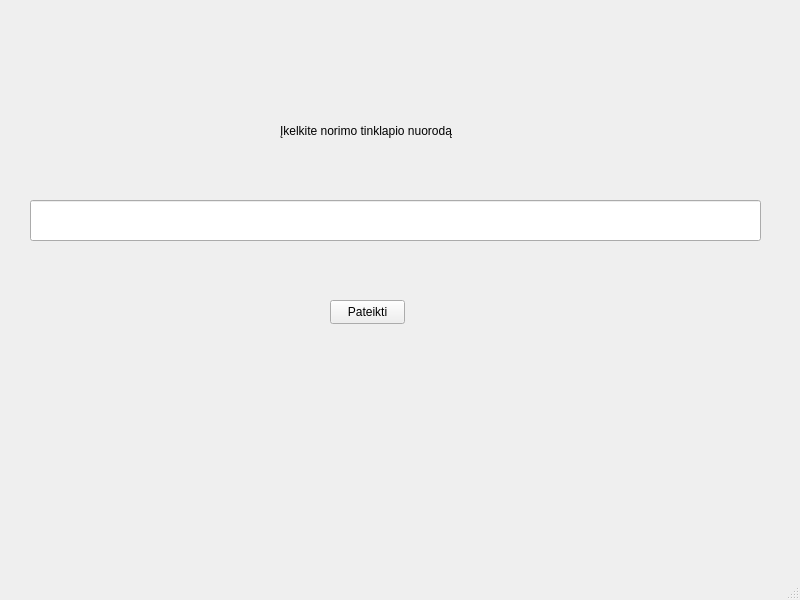
<?xml version="1.0" encoding="UTF-8"?>
<ui version="4.0">
 <class>MainWindow</class>
 <widget class="QMainWindow" name="MainWindow">
  <property name="geometry">
   <rect>
    <x>0</x>
    <y>0</y>
    <width>800</width>
    <height>600</height>
   </rect>
  </property>
  <property name="windowTitle">
   <string>MainWindow</string>
  </property>
  <widget class="QWidget" name="centralwidget">
   <widget class="QLineEdit" name="nuoroda">
    <property name="geometry">
     <rect>
      <x>30</x>
      <y>200</y>
      <width>731</width>
      <height>41</height>
     </rect>
    </property>
   </widget>
   <widget class="QLabel" name="label_nuoroda">
    <property name="geometry">
     <rect>
      <x>280</x>
      <y>120</y>
      <width>351</width>
      <height>21</height>
     </rect>
    </property>
    <property name="text">
     <string>Įkelkite norimo tinklapio nuorodą</string>
    </property>
    <property name="margin">
     <number>5</number>
    </property>
   </widget>
   <widget class="QPushButton" name="pateikti">
    <property name="geometry">
     <rect>
      <x>330</x>
      <y>300</y>
      <width>75</width>
      <height>24</height>
     </rect>
    </property>
    <property name="text">
     <string>Pateikti</string>
    </property>
   </widget>
   <widget class="QLabel" name="rezultatas">
    <property name="geometry">
     <rect>
      <x>160</x>
      <y>430</y>
      <width>441</width>
      <height>16</height>
     </rect>
    </property>
    <property name="text">
     <string/>
    </property>
   </widget>
  </widget>
  <widget class="QMenuBar" name="menubar">
   <property name="geometry">
    <rect>
     <x>0</x>
     <y>0</y>
     <width>800</width>
     <height>22</height>
    </rect>
   </property>
  </widget>
  <widget class="QStatusBar" name="statusbar"/>
 </widget>
 <resources/>
 <connections/>
</ui>
